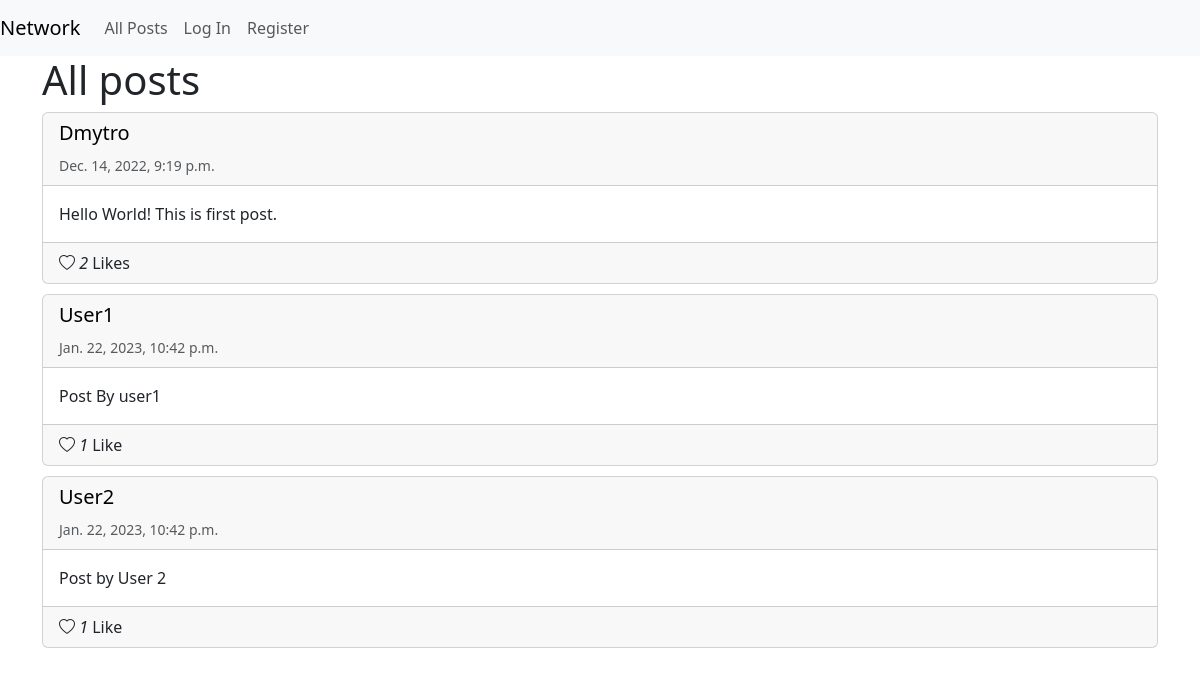
The page / on the database its author committed.
### network/models.py (models this page shows, shortened)
class Post(models.Model):
    author = models.ForeignKey('User', on_delete=models.CASCADE, related_name="posts")
    content = models.TextField()
    timestamp = models.DateTimeField(auto_now_add=True)
    liked = models.ManyToManyField('User', related_name="liked_posts", blank=True)

class User(AbstractUser):
    influencers = models.ManyToManyField('User', related_name="subscribers", blank=True)

### network/views.py (the view)
# urls.py: path("", views.PostsListView.as_view(), name="index"),
class PostsListView(ListView):
    template_name = "network/post_list.html"
    model = Post
    paginate_by = 10
    title = "All posts"
    def get_title(self):
        return self.title
    def get_context_data(self, **kwargs):
        context = super().get_context_data(**kwargs)
        context["title"] = self.get_title()
        return context

### network/templates/network/post_list.html
{% extends "network/layout.html" %}
{% block body %}
<h1>{{ title }}</h1>
    {% for post in object_list %}
        {% include 'network/partials/post.html' %}
    {% endfor %}
{% endblock %}

### network/templates/network/layout.html (shortened to what this page needs)
{% load static %}
<!DOCTYPE html>
<html lang="en">
    <head>
        <link href="https://cdn.jsdelivr.net/npm/bootstrap@5.3.0-alpha1/dist/css/bootstrap.min.css" rel="stylesheet">
        <link rel="stylesheet" href="https://cdn.jsdelivr.net/npm/bootstrap-icons@1.10.3/font/bootstrap-icons.css">
        <link href="{% static 'network/styles.css' %}" rel="stylesheet">
    </head>
    <body>
        <nav class="navbar navbar-expand-lg navbar-light bg-light">
            <a class="navbar-brand" href="#">Network</a>
            <div>
              <ul class="navbar-nav mr-auto">
                                  <li class="nav-item">
                  <a id='all-posts' class="nav-link" href="{% url 'index' %}">All Posts</a>
                </li>
                {% if user.is_authenticated %}
                    <li class="nav-item">
                        <a class="nav-link" href="{% url 'following' %}">Following</a>
                    </li>
                  <li class="nav-item">
                        <a class="nav-link" href="{% url 'profile' user.username %}"><strong>{{ user.username }}</strong></a>
                    </li>
                    <li class="nav-item">
                        <a class="nav-link" href="{% url 'logout' %}">Log Out</a>
                    </li>
                {% else %}
                    <li class="nav-item">
                        <a class="nav-link" href="{% url 'login' %}">Log In</a>
                    </li>
                    <li class="nav-item">
                        <a class="nav-link" href="{% url 'register' %}">Register</a>
                    </li>
                {% endif %}
              </ul>
            </div>
          </nav>
        <div class="container">
            {% block body %}
            {% endblock %}
        </div>
    </body>
</html>

### network/templates/network/partials/post.html (shortened to what this page needs)
<div id="post-{{ post.id }}" class='card'>
    <div class="card-header">
        <h5 class="card-title"><a href="{% url 'profile' post.author.username %}">{{ post.author.username }}</a></h5>
    <small class="text-muted">{{ post.timestamp }}</small></div>
    <div class="card-body">
        <p class="card-text">{{ post.content }}</p>
    </div>
      <div class="card-footer">
          <div class=row>
              <div class="col">
                  {% with likes=post.liked.count %}
                  <i id='like-button-{{ post.id }}'
                  {% if user in post.liked.all %}
                     class="bi bi-heart-fill"
                  {% else %}
                     class="bi bi-heart"
                  {% endif %}
                    onclick='put_like({{ post.id }})'>
                      {{ likes }}
                  </i>
                  Like{{ likes|pluralize }}
                  {% endwith %}
              </div>
          </div>
      </div>
</div>

### network/static/network/styles.css (style rules this page uses)
.card { margin-bottom: 10px; }
.card-header a { text-decoration: none; color: initial; }

### rows shown on the page
Post: author.username "Dmytro", timestamp "Dec. 14, 2022, 9:19 p.m.", content "Hello World! This is first post.", liked.count "2"
Post: author.username "User1", timestamp "Jan. 22, 2023, 10:42 p.m.", content "Post By user1", liked.count "1"
Post: author.username "User2", timestamp "Jan. 22, 2023, 10:42 p.m.", content "Post by User 2", liked.count "1"

### other values the page prints
{{ title }} "All posts"
